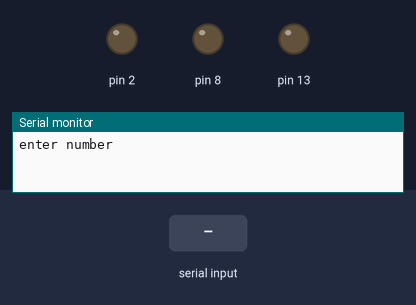
Recording of a sketch running on a simulated Arduino Uno, built with avr-gcc and run on an emulated ATmega328P. On the bench: output pins drawn as LEDs (lit = HIGH), the last lines printed to the serial monitor. The inputs (shaded band) are chosen by the test bench.

Above: at 1.2 s.
1.3 s: "90,45\n" received over Serial
At 2.1 s:
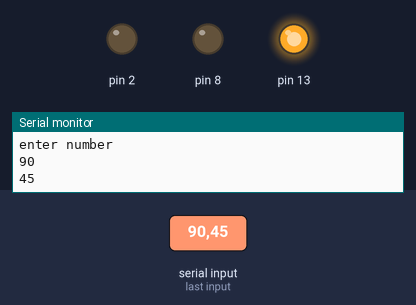
2.8 s: "30,150\n" received over Serial
At 3.4 s:
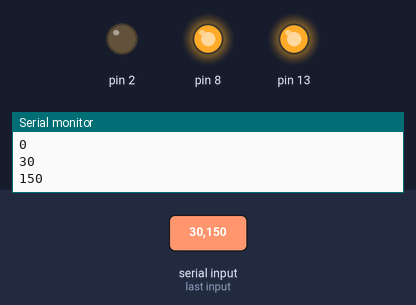
Timing chart, 0 to 5.8 s (numbered marks = the images above; inputs shaded):
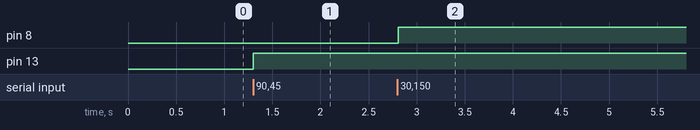

Measured:
- after the input at 1.3 s, pin 13: LOW → HIGH at once
- after the input at 2.8 s, pin 8: LOW → HIGH at once

The sketch:

IOT-6.ino
```cpp
// C++ code
//
void setup()
{
  Serial.begin(9600);
  pinMode(13,OUTPUT);
  pinMode(8,OUTPUT) ;
  pinMode(2,OUTPUT);
  Serial.println("enter number ");
}

void loop()
{
  while(Serial.available()!=0)
  {

    int counter= Serial.parseInt();
    Serial.println(counter);

    if(counter <100)
    {
      digitalWrite(13, HIGH);
     // delay(1000); // Wait for 1000 millisecond(s)
    }
    else if(counter >=101 && counter <= 200)
    {

      digitalWrite(8, HIGH);
  //delay(1000); // Wait for 1000 millisecond(s)
    }
    else if(counter >200)
    {
    digitalWrite(2, HIGH);
  //delay(1000); // Wait for 1000 millisecond(s)
    }
  }
}
  
```
